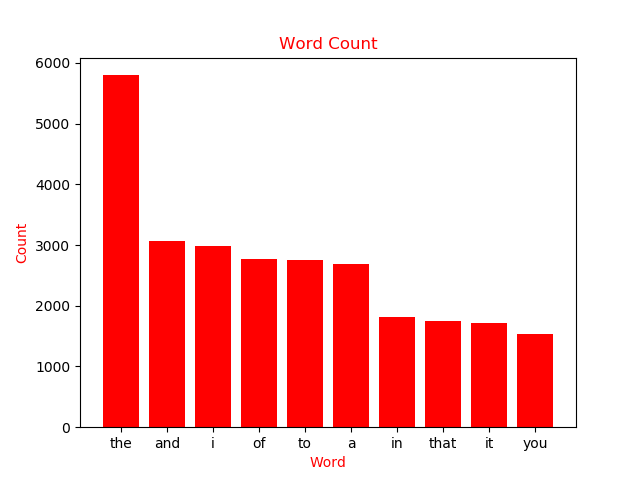

Write Python code to recreate this figure.
###############################################################################################
# Date:20180305
# Name:p2.py
# StudentID:A1035501
# Author:孫茂勛
# Note:Lab1
###############################################################################################
import matplotlib.pyplot as plt
#make a string contain marks we can ingore 
mark_set = "\"\',.?!*[]#:-" #without space


if __name__ == '__main__':
    count = dict()
    document_space = []
    filename = input("please input the filename(must in the same workspace):")
    try:
        with open(filename+".txt","r",encoding="utf8") as file:
            for each_row in file:
                for iterator in mark_set:
                    each_row = each_row.replace(iterator,'')
                each_row = each_row.replace('\n','') #replace space
                #print(i)
                
                document_space = each_row.split() #split word 
                #print(document_space)
                for i in document_space:
                    count[i] = count.get(i,0) + 1 #cal frequency of every word in each row
            #print(count)
                    
            #sort dict by value
            sorted_count = sorted(count.items(),key = lambda d:d[1],reverse = True)
            for i in range(10):
                print(sorted_count[i][0],sorted_count[i][1])
            #plot
            plt.title("Word Count",color="r")
            plt.xlabel("Word",color="r")
            plt.ylabel("Count",color="r")
            #in matplotlib,the output will be sorted by category, hence alphabetically...this is a bug
            plt.bar([sorted_count[i][0] for i in range(10)], [sorted_count[i][1] for i in range(10)],color = 'r')

            plt.show()
    except:
        print("Oops!some error happen...")
        print("Closing..")
        exit()
    
